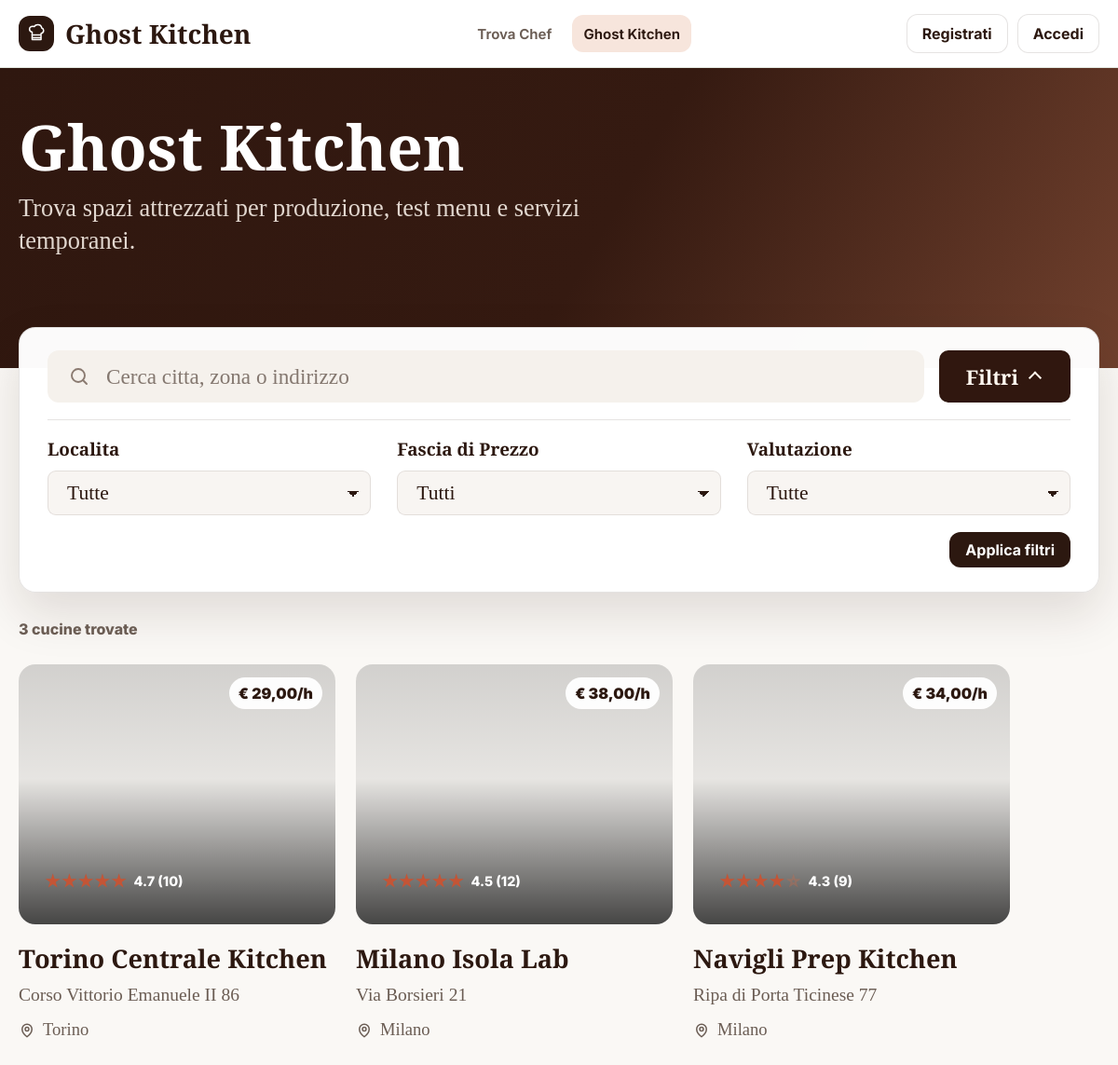
The page /ricerca/ghost-kitchen on the database its author committed.
### tables this page shows
CREATE TABLE ghost_kitchen (
  id_ghost_kitchen INT AUTO_INCREMENT PRIMARY KEY,
  id_gestore INT NOT NULL,
  nome VARCHAR(150) NOT NULL,
  descrizione TEXT NOT NULL,
  indirizzo VARCHAR(255) NOT NULL,
  citta VARCHAR(100) NOT NULL,
  cap VARCHAR(10) NOT NULL,
  prezzo_orario DECIMAL(10,2) NOT NULL,
  capienza INT NOT NULL,
  mq DECIMAL(8,2) NOT NULL,
  stato VARCHAR(30) NOT NULL DEFAULT 'attiva',
  valutazione_media DECIMAL(3,2) NOT NULL DEFAULT 0.00,
  numero_recensioni INT NOT NULL DEFAULT 0,
  CONSTRAINT fk_ghost_kitchen_gestori FOREIGN KEY (id_gestore)
    REFERENCES gestori(id_utente)
    ON DELETE RESTRICT
    ON UPDATE CASCADE,
  CONSTRAINT uq_ghost_kitchen_nome_indirizzo_cap UNIQUE (nome, indirizzo, cap),
  CONSTRAINT chk_ghost_kitchen_stato CHECK (stato IN ('attiva', 'sospesa', 'non_disponibile')),
  CONSTRAINT chk_ghost_kitchen_prezzo_orario CHECK (prezzo_orario >= 0),
  CONSTRAINT chk_ghost_kitchen_capienza CHECK (capienza > 0),
  CONSTRAINT chk_ghost_kitchen_mq CHECK (mq > 0),
  CONSTRAINT chk_ghost_kitchen_valutazione_media CHECK (valutazione_media >= 0 AND valutazione_media <= 5),
  CONSTRAINT chk_ghost_kitchen_numero_recensioni CHECK (numero_recensioni >= 0),
  INDEX idx_ghost_kitchen_citta (citta),
  INDEX idx_ghost_kitchen_prezzo_orario (prezzo_orario),
  INDEX idx_ghost_kitchen_stato (stato),
  INDEX idx_ghost_kitchen_id_gestore (id_gestore)
);

### View/templates/partials/ghost_kitchen_card.php (the view, shortened to what the rows shown need)
<?php
$kitchenImage = 'https://images.unsplash.com/photo-1767785990437-dfe1fe516fe8?crop=entropy&cs=tinysrgb&fit=max&fm=jpg&q=80&w=1200';
$rating = $ghostKitchen->getValutazioneMedia();
?>
<a class="result-card kitchen-card" href="<?= V::e(V::url('/ghost-kitchen/' . (int) $ghostKitchen->getId())) ?>">
    <div class="card-image" style="background-image: url('<?= V::e($kitchenImage) ?>')">
        <span class="price-badge">&euro; <?= V::e(V::money($ghostKitchen->getPrezzoOrario())) ?>/h</span>
        <div class="rating-row">
            <span class="stars" aria-label="Valutazione <?= V::e($rating) ?> su 5"><?= V::stars($rating) ?></span>
            <span><?= V::e($rating) ?> (<?= V::e($ghostKitchen->getNumeroRecensioni()) ?>)</span>
        </div>
    </div>
    <div class="card-body">
        <h3><?= V::e($ghostKitchen->getNome()) ?></h3>
        <p><?= V::e($ghostKitchen->getIndirizzo()) ?></p>
        <span class="location-row">
            <svg viewBox="0 0 24 24" aria-hidden="true" focusable="false">
                <path d="M12 21s7-5.1 7-11a7 7 0 0 0-14 0c0 5.9 7 11 7 11Z"></path>
                <circle cx="12" cy="10" r="2.6"></circle>
            </svg>
            <?= V::e($ghostKitchen->getCitta()) ?>
        </span>
    </div>
</a>

### View/templates/lista_ghost_kitchen.php (shortened to what the rows shown need)
<section class="page-hero">
    <h1>Ghost Kitchen</h1>
</section>
<section class="section">
    <div class="card-grid two results-grid">
        <?php foreach ($ghostKitchen as $ghostKitchenItem): ?>
            <?php $ghostKitchen = $ghostKitchenItem; ?>
            <?php require __DIR__ . '/partials/ghost_kitchen_card.php'; ?>
        <?php endforeach; ?>
    </div>
</section>

### View/ViewHelpers.php (shortened to what the rows shown need)
<?php
class ViewHelpers
{
    public static function e(mixed $value): string
    {
        return htmlspecialchars((string) $value, ENT_QUOTES | ENT_SUBSTITUTE, 'UTF-8');
    }
    public static function url(string $path, array $query = []): string
    {
        $baseUrl = (string) ($GLOBALS['view_base_url'] ?? '');
        $url = $baseUrl . '/' . ltrim($path, '/');
        if ($path === '/') {
            $url = $baseUrl . '/';
        }
        return $query === [] ? $url : $url . '?' . http_build_query($query);
    }
    public static function money(float $value): string
    {
        return number_format($value, 2, ',', '.');
    }
    public static function stars(float $rating): string
    {
        $fullStars = max(0, min(5, (int) round($rating)));
        $stars = '';
        for ($i = 1; $i <= 5; $i++) {
            $stars .= $i <= $fullStars
                ? '<span class="star filled">&#9733;</span>'
                : '<span class="star">&#9734;</span>';
        }
        return $stars;
    }
}

### rows shown on the page
ghost_kitchen: prezzo_orario "29,00", valutazione_media "4.7", numero_recensioni "10", nome "Torino Centrale Kitchen", indirizzo "Corso Vittorio Emanuele II 86", citta "Torino"
ghost_kitchen: prezzo_orario "38,00", valutazione_media "4.5", numero_recensioni "12", nome "Milano Isola Lab", indirizzo "Via Borsieri 21", citta "Milano"
ghost_kitchen: prezzo_orario "34,00", valutazione_media "4.3", numero_recensioni "9", nome "Navigli Prep Kitchen", indirizzo "Ripa di Porta Ticinese 77", citta "Milano"

### other values the page prints
$numeroGhostKitchen "3"
